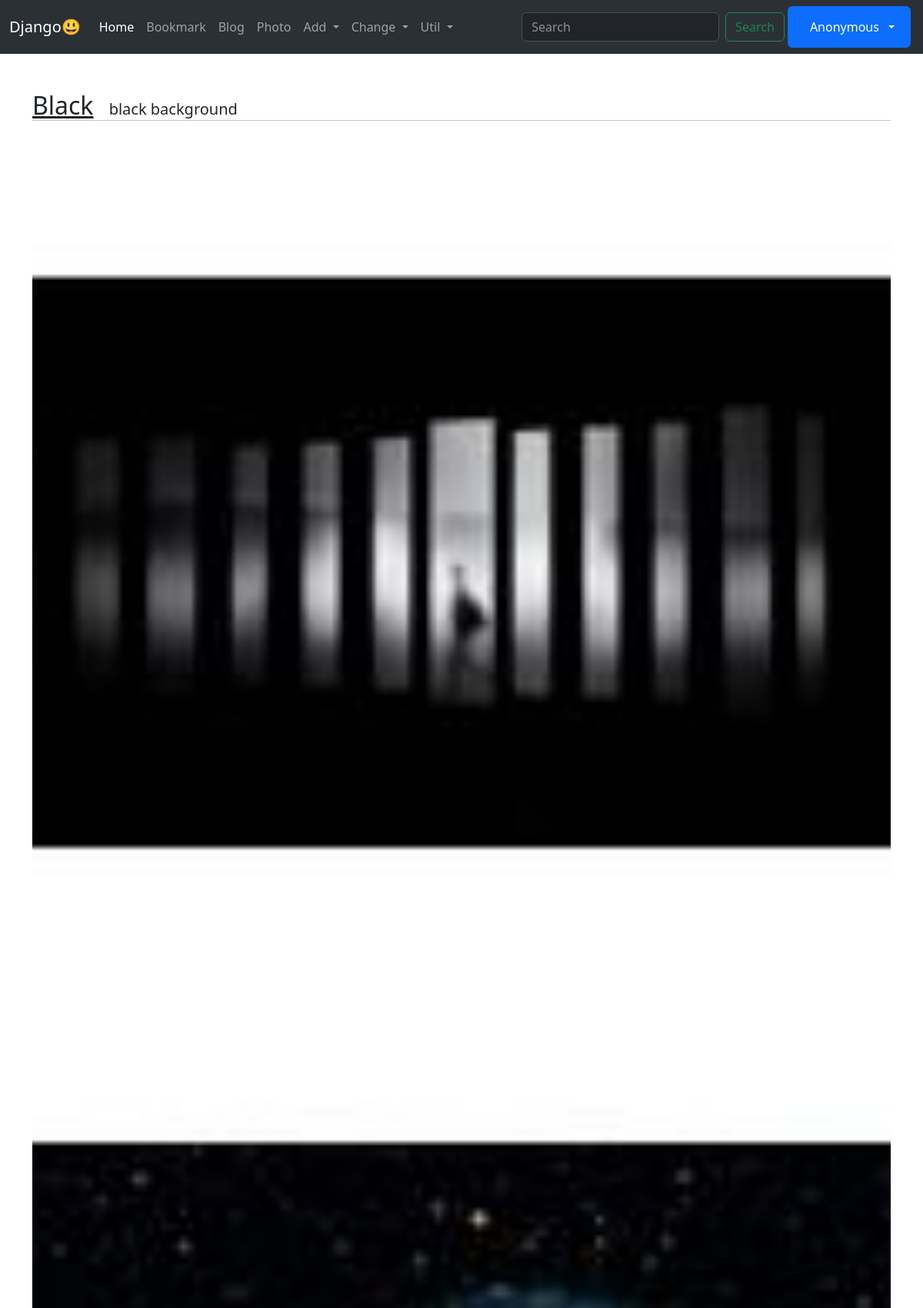
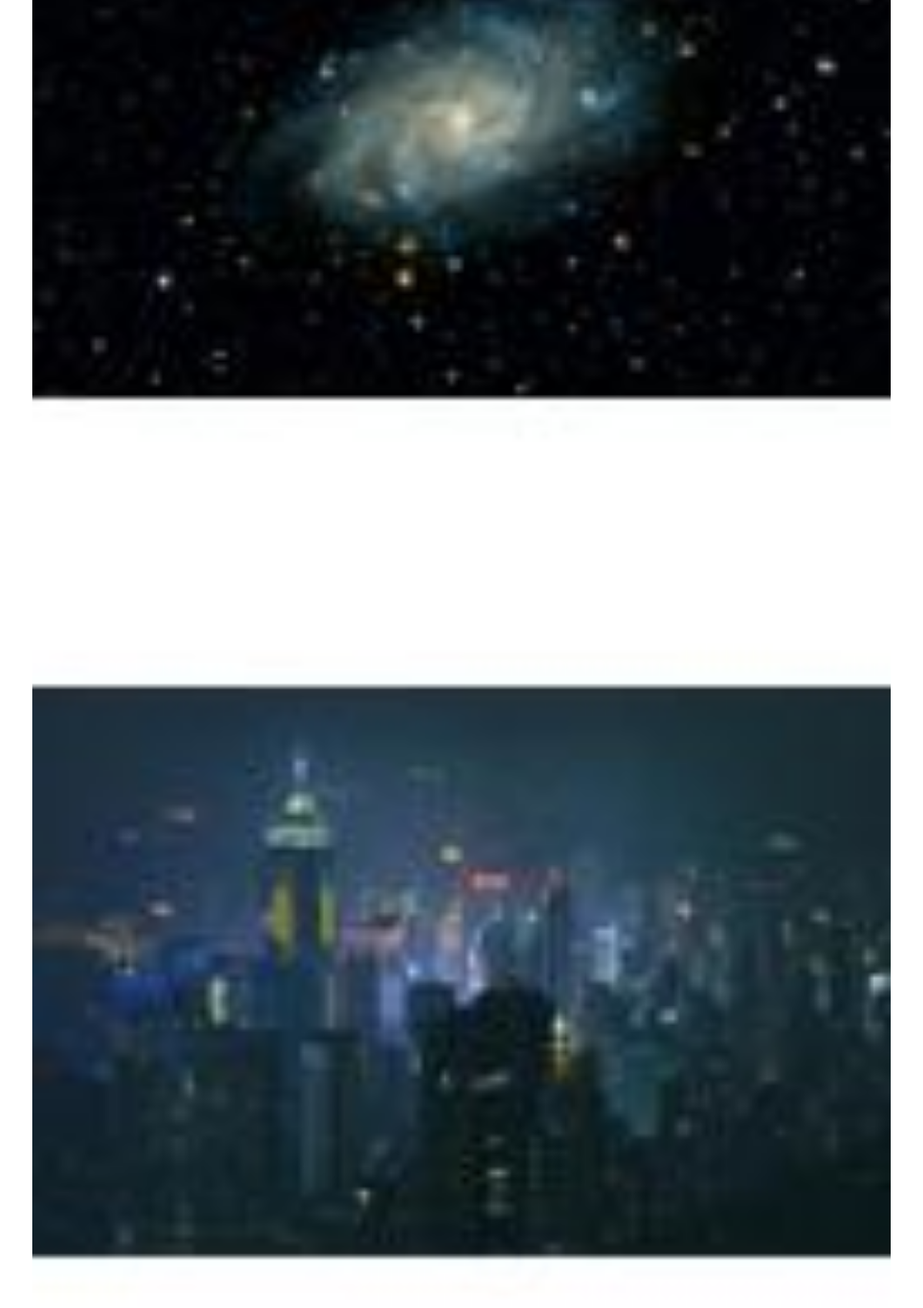
The app's page /photo/ (upper part) with its own data (2 pictures, top to bottom).
### photo/models.py (models this page shows, shortened)
class Album(models.Model):
    name = models.CharField(max_length=30)
    description = models.CharField('One Line Description', max_length=100, blank=True)
    class Meta:
        ordering = ('name'),

class Photo(models.Model):
    album = models.ForeignKey(Album, on_delete=models.CASCADE)
    title = models.CharField('TITLE', max_length=30)
    description = models.TextField('Photo Description', blank=True)
    image = ThumbnailImageField(upload_to='photo/%Y/%m') # /%Y/%m 의 의미는 /2023/04/ 처럼 디렉터리를 만들기 위함이다.
    upload_dt = models.DateTimeField('Upload Date', auto_now_add=False)
    class Meta:
        ordering = ('title'),
    def get_absolute_url(self):
        return reverse('photo:photo_detail', args=(self.id,))

### photo/views.py (the view)
# urls.py: path('', views.AlbumLV.as_view(), name='index'),
class AlbumLV(ListView):
    model = Album

### photo/fields.py (called while the page is built)
    def _add_thumb(self, s):
        parts = s.split('.')
        parts.insert(-1, 'thumb')
        if parts[-1].lower() not in ('jpeg', 'jpg'):
            parts[-1] = 'jpg'
        return '.'.join(parts)

    @property
    def thumb_url(self):
        return self._add_thumb(self.url)

### photo/templates/photo/album_list.html (shortened to what this page needs)
{% extends "base.html" %}
{% block content %}
    {% for item in object_list %}
        <div class="mt-5">
            <a class="h2" href="{% url 'photo:album_detail' item.id %}">{{ item.name }}</a>&emsp;
            <span class="font-italic h5">{{ item.description }}</span>
        </div>
        <hr style="margin: 0 0 20px 0;">
        <div class="row">
            {% for photo in item.photo_set.all|slice:":5" %}
            <div class="ml-5">
                <div class="thumbnail">
                    <a href="{{ photo.get_absolute_url }}">
                        <img src="{{ photo.image.thumb_url }}" style="width: 100%">
                    </a>
                </div>
            </div>
            {% endfor %}
        </div>
    {% endfor %}
{% endblock content %}

### records on screen
Album: name "Black", description "black background"
Photo: shows a picture
Photo: shows a picture
Photo: shows a picture
